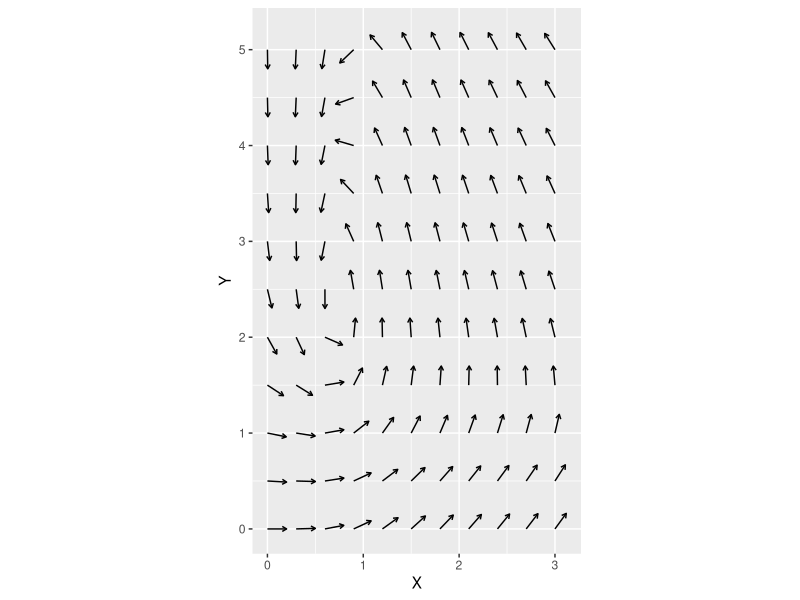
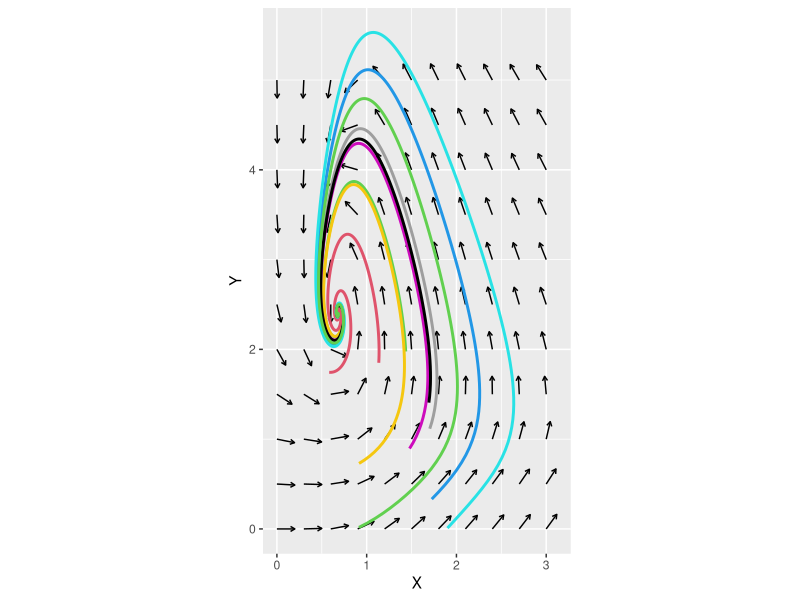
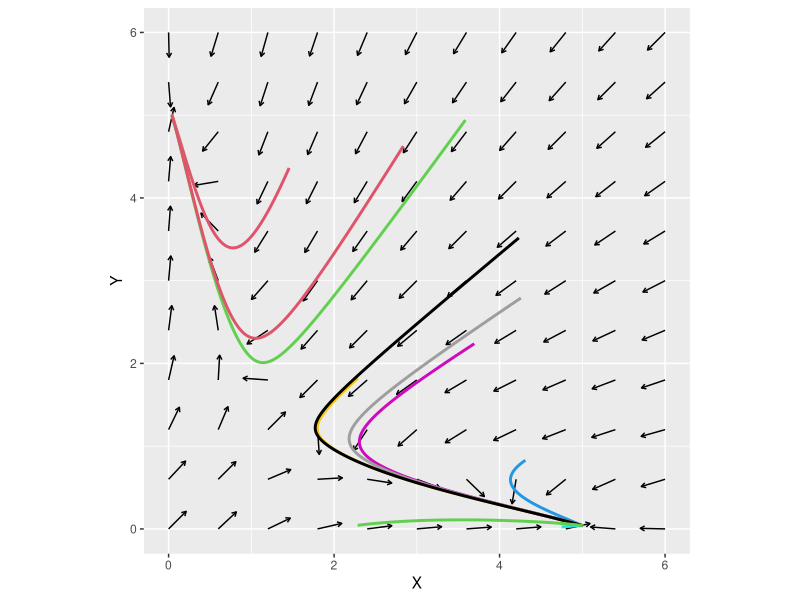
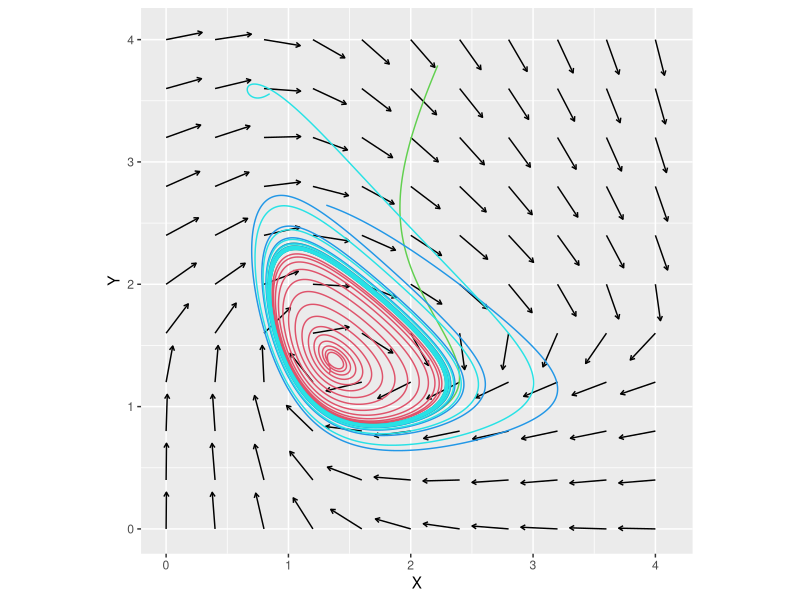
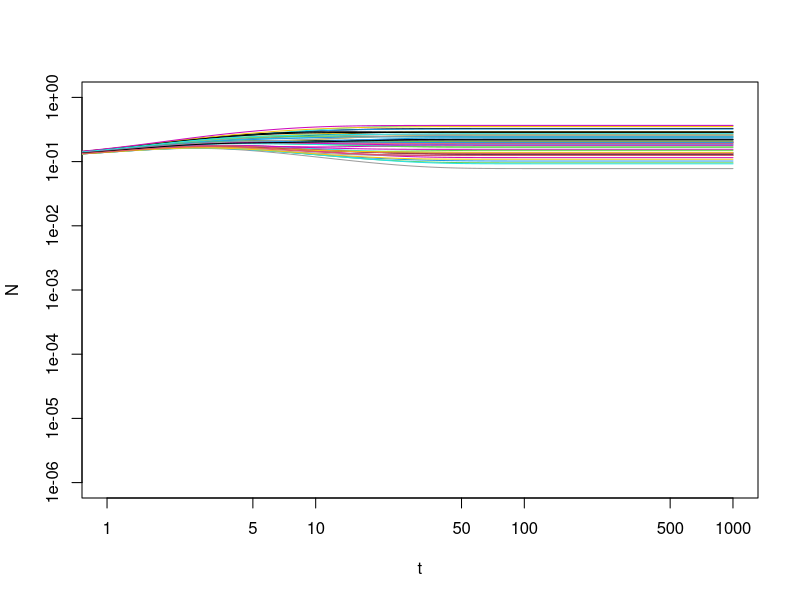
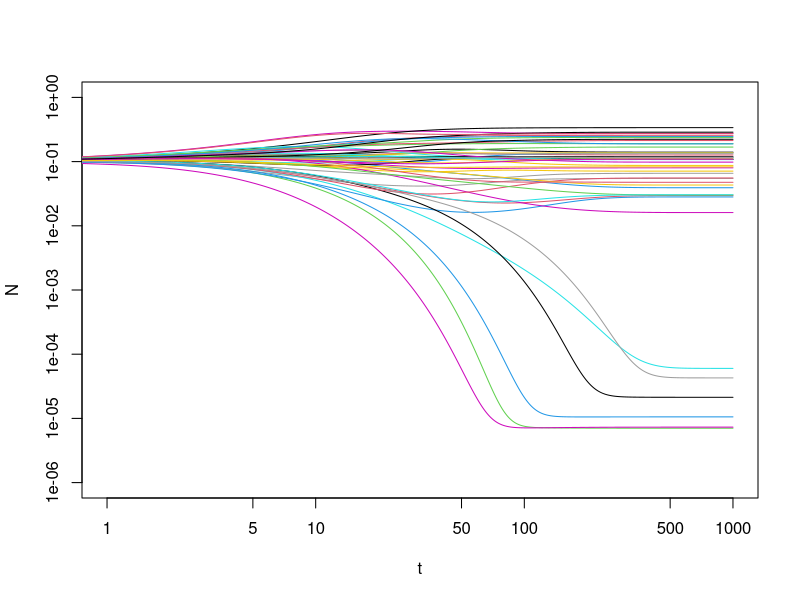
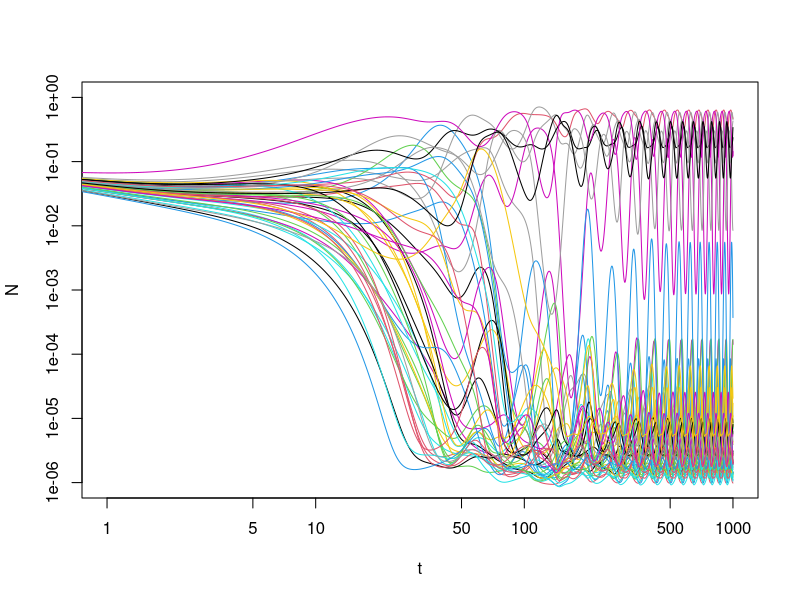

These charts were generated, in order, by the following R code:
## ---- chunk 1
# generic multi-variable RK4 (same as Part 3A)
RK4_generic <- function(derivs, X0, t.total, dt, ...) {
  t_all <- seq(0, t.total, by = dt); n_all <- length(t_all)
  X_all <- matrix(0, n_all, length(X0)); X_all[1, ] <- X0
  for (i in 1:(n_all - 1)) {
    t0 <- t_all[i]
    k1 <- dt * derivs(t0,          X_all[i, ],          ...)
    k2 <- dt * derivs(t0 + dt / 2, X_all[i, ] + k1 / 2, ...)
    k3 <- dt * derivs(t0 + dt / 2, X_all[i, ] + k2 / 2, ...)
    k4 <- dt * derivs(t0 + dt,     X_all[i, ] + k3,     ...)
    X_all[i + 1, ] <- X_all[i, ] + (k1 + 2 * k2 + 2 * k3 + k4) / 6
  }
  cbind(t_all, X_all)
}
## ---- chunk 2
#| fig-width: 5
#| fig-height: 5
#| message: false
library(ggplot2)
derivs_neg <- function(t, Xs, g, h) {
  x <- Xs[1]; y <- Xs[2]
  c(g / (1 + y^3) - x, h * x^3 / (1 + x^3) - y)
}

g <- 10; h <- 10
grid <- expand.grid(X = seq(0, 3, 0.3), Y = seq(0, 5, 0.5))
vfu <- t(apply(grid, 1, function(Xs) {
  v <- derivs_neg(0, Xs, g, h); c(Xs, v / sqrt(sum(v^2)))
}))
vfu <- as.data.frame(vfu); colnames(vfu) <- c("X", "Y", "dX", "dY")
p1 <- ggplot(vfu, aes(X, Y)) +
  geom_segment(aes(xend = X + 0.2 * dX, yend = Y + 0.2 * dY),
               arrow = arrow(length = unit(0.05, "in"))) +
  coord_fixed()
p1
## ---- chunk 3
#| fig-width: 5
#| fig-height: 5
set.seed(77)
X_init_all <- matrix(runif(20, 0, 2), ncol = 2)   # 10 random initial conditions
for (i in seq_len(nrow(X_init_all))) {
  r <- as.data.frame(RK4_generic(derivs_neg, X_init_all[i, ], 100, 0.01, g = g, h = h))
  colnames(r) <- c("t", "X", "Y")
  p1 <- p1 + geom_path(data = r, aes(X, Y), colour = i + 1, linewidth = 1)
}
p1
## ---- chunk 4
#| message: false
plot_phase_plane <- function(func, xrange, yrange, ngrids = 11, vscale = 1,
                             rseed = 77, nsim = 5, xrange_init, yrange_init,
                             dt = 0.01, t.total = 100, linewidth = 1, ...) {
  X_all <- seq(xrange[1], xrange[2], length.out = ngrids)
  Y_all <- seq(yrange[1], yrange[2], length.out = ngrids)
  vfu <- t(apply(expand.grid(X = X_all, Y = Y_all), 1, function(Xs) {
    v <- func(0, Xs, ...); c(Xs, v / sqrt(sum(v^2)))
  }))
  vfu <- as.data.frame(vfu); colnames(vfu) <- c("X", "Y", "dX", "dY")
  p <- ggplot(vfu, aes(X, Y)) +
    geom_segment(aes(xend = X + vscale * dX, yend = Y + vscale * dY),
                 arrow = arrow(length = unit(0.05, "in"))) +
    coord_fixed(xlim = xrange, ylim = yrange)

  set.seed(rseed)
  X_init_all <- cbind(runif(nsim, xrange_init[1], xrange_init[2]),
                      runif(nsim, yrange_init[1], yrange_init[2]))
  for (i in seq_len(nsim)) {
    r <- as.data.frame(RK4_generic(func, X_init_all[i, ], t.total, dt, ...))
    colnames(r) <- c("t", "X", "Y")
    p <- p + geom_path(data = r, aes(X, Y), colour = i + 1, linewidth = linewidth)
  }
  p
}
## ---- chunk 5
#| fig-width: 5
#| fig-height: 5
#| message: false
derivs_ts <- function(t, Xs, g, h) {
  x <- Xs[1]; y <- Xs[2]
  c(g / (1 + y^3) - x, h / (1 + x^3) - y)
}
plot_phase_plane(derivs_ts, xrange = c(0, 6), yrange = c(0, 6), ngrids = 11,
                 vscale = 0.3, nsim = 10, xrange_init = c(0, 5), yrange_init = c(0, 5),
                 g = 5, h = 5)
## ---- chunk 6
#| fig-width: 5
#| fig-height: 5
#| message: false
# full 3-variable repressilator
derivs_rep <- function(t, Xs, g) {
  x <- Xs[1]; y <- Xs[2]; z <- Xs[3]
  c(g[1] / (1 + z^3) - x, g[2] / (1 + x^3) - y, g[3] / (1 + y^3) - z)
}
# projection to (X, Y) with Z at quasi-steady state (dZ/dt = 0)
derivs_rep_xy <- function(t, Xs, g) {
  x <- Xs[1]; y <- Xs[2]; z <- g[3] / (1 + y^3)
  c(g[1] / (1 + z^3) - x, g[2] / (1 + x^3) - y)
}

g <- c(5, 5, 5)
grid <- expand.grid(X = seq(0, 4, 0.4), Y = seq(0, 4, 0.4))
vfu <- t(apply(grid, 1, function(Xs) {
  v <- derivs_rep_xy(0, Xs, g); c(Xs, v / sqrt(sum(v^2)))
}))
vfu <- as.data.frame(vfu); colnames(vfu) <- c("X", "Y", "dX", "dY")
p1 <- ggplot(vfu, aes(X, Y)) +
  geom_segment(aes(xend = X + 0.3 * dX, yend = Y + 0.3 * dY),
               arrow = arrow(length = unit(0.05, "in"))) +
  coord_fixed()

set.seed(71)
X_init_all <- matrix(runif(12, 0, 4), ncol = 3)   # 4 random 3D initial conditions
for (i in seq_len(nrow(X_init_all))) {
  r <- as.data.frame(RK4_generic(derivs_rep, X_init_all[i, ], 50, 0.01, g = g))
  colnames(r) <- c("t", "X", "Y", "Z")
  p1 <- p1 + geom_path(data = r, aes(X, Y), colour = i + 1, linewidth = 0.5)
}
p1
## ---- chunk 7
#| warning: false
derivs_many <- function(t, Xs, A, D) Xs - Xs * (A %*% Xs) + D

sim <- function(S, a, D, t.total = 1000) {
  A <- matrix(runif(S * S, 0, 2 * a), nrow = S); diag(A) <- 1
  X0 <- rep(0.1, S)
  results <- RK4_generic(derivs_many, X0, t.total, 0.01, A = A, D = D)
  plot(NULL, xlab = "t", ylab = "N", xlim = c(1, t.total), ylim = c(1e-6, 1), log = "xy")
  for (i in seq_len(S)) lines(results[, 1], results[, i + 1], col = i)
}

set.seed(3)
S <- 50; D <- 1e-6
sim(S, a = 0.08, D)   # weak interaction: stable coexistence
## ---- chunk 8
#| warning: false
sim(S, a = 0.16, D)   # intermediate interaction
## ---- chunk 9
#| warning: false
sim(S, a = 0.64, D)   # strong interaction: persistent fluctuations
